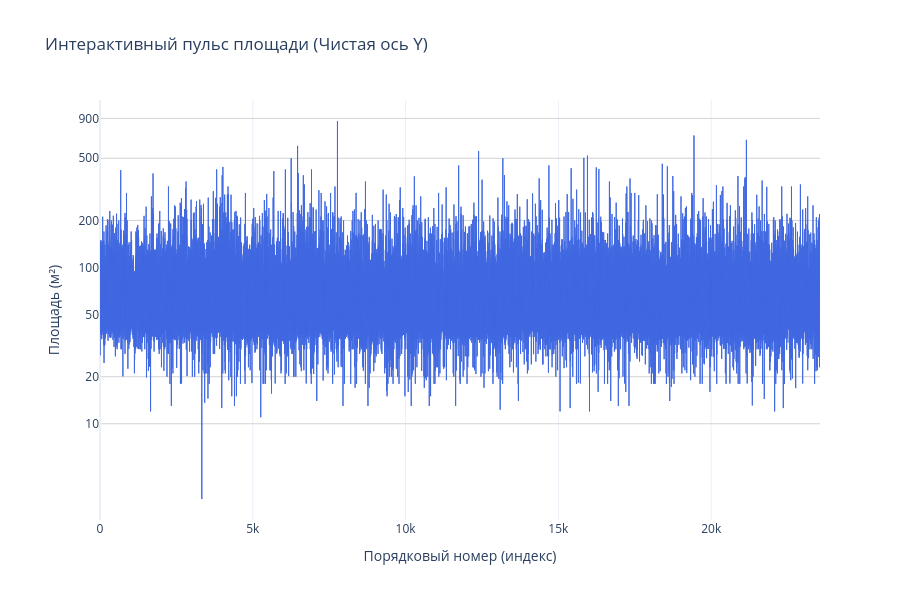

Write notebook code for a chart like this one.
### Code cell
fig = go.Figure()

fig.add_trace(go.Scatter(
    x=list(range(len(df))), 
    y=df['area'],
    mode='lines',
    line_shape='hv',
    name='Площадь',
    line=dict(color='royalblue', width=1),
    hovertemplate='Индекс: %{x}<br>Площадь: %{y:,.1f} кв.м<extra></extra>'
))

tick_values = [10, 20, 50, 100, 200, 500, 900]

fig.update_layout(
    title='Интерактивный пульс площади (Чистая ось Y)',
    xaxis_title='Порядковый номер (индекс)',
    yaxis_title='Площадь (м²)',
    yaxis_type="log",
    template='plotly_white',
    height=600,
    hovermode='x unified',
    margin=dict(l=100) 
)

fig.update_yaxes(
    tickmode='array',
    tickvals=tick_values, # Какие значения подписывать
    gridcolor='lightgray' # Сетка станет понятнее
)

fig.show()

# 1. Считаем статистику для площади
area_stats = df['area'].describe(percentiles=[.01, .05, .25, .5, .75, .95, .99])

print("--- СТАТИСТИЧЕСКИЙ ПОРТРЕТ ПЛОЩАДЕЙ ---")
print(f"Всего объектов:    {int(area_stats['count']):,}")
print(f"Минимум:           {area_stats['min']:.1f} м²")
print(f"1% (Микро):        {area_stats['1%']:.1f} м²")
print(f"5% (Компактные):   {area_stats['5%']:.1f} м²")
print(f"Медиана (Центр):   {area_stats['50%']:.1f} м²")
print(f"95% (Огромные):    {area_stats['95%']:.1f} м²")
print(f"99% (Гиганты):     {area_stats['99%']:.1f} м²")
print(f"Максимум:          {area_stats['max']:.1f} м²")
print("-" * 45)

# 2. Самые часто встречающиеся площади
top_areas = df['area'].value_counts().head(5)

print("\n--- ТОП-5 ---")
for area, count in top_areas.items():
    print(f"{area:.1f} м² встречается {count} раз(а)")

### Figure 1 — Plotly figure (JSON) as saved in the notebook; plotly's stock layout.template omitted (floating-point values rounded to 4 significant figures; data arrays with more than 128 entries replaced by an {"elided": "..."} marker saying what was removed)
{"data": [{"hovertemplate": "Индекс: %{x}<br>Площадь: %{y:,.1f} кв.м<extra></extra>", "line": {"color": "royalblue", "shape": "hv", "width": 1}, "mode": "lines", "name": "Площадь", "type": "scatter", "x": {"elided": "23562 int values"}, "y": {"elided": "23562 float values"}}], "layout": {"height": 600, "hovermode": "x unified", "margin": {"l": 100}, "title": {"text": "Интерактивный пульс площади (Чистая ось Y)"}, "xaxis": {"title": {"text": "Порядковый номер (индекс)"}}, "yaxis": {"gridcolor": "lightgray", "tickmode": "array", "tickvals": [10, 20, 50, 100, 200, 500, 900], "title": {"text": "Площадь (м²)"}, "type": "log"}}}
